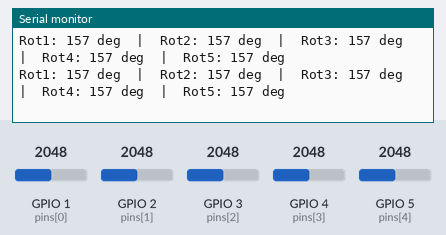
Bench run of a program on a simulated ESP32-S3. Parts: the last lines printed to the serial monitor. The test bench sets the inputs (shaded band); at power-on: GPIO 1 (pins[0]) = 2048, GPIO 2 (pins[1]) = 2048, GPIO 3 (pins[2]) = 2048, GPIO 4 (pins[3]) = 2048, GPIO 5 (pins[4]) = 2048.

Above: at 1.3 s.
1.4 s: GPIO 1 (pins[0]) set to 2866
At 1.9 s:
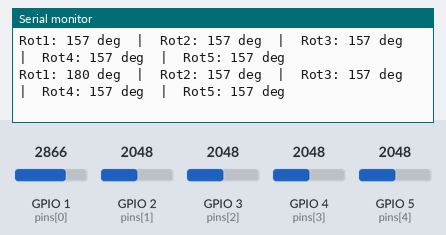
2.9 s: GPIO 2 (pins[1]) set to 2866
At 3.4 s:
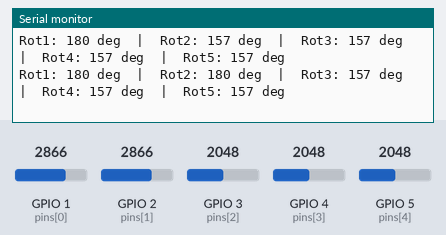
4.4 s: GPIO 3 (pins[2]) set to 2866
At 4.9 s:
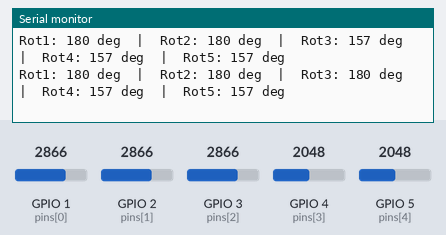
5.9 s: GPIO 4 (pins[3]) set to 2866
At 6.4 s:
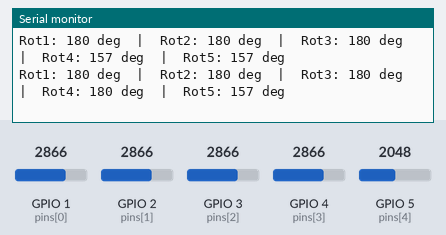
7.4 s: GPIO 5 (pins[4]) set to 2866
At 7.9 s:
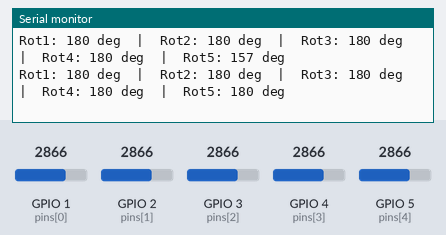
8.9 s: GPIO 1 (pins[0]) set to 1228
At 9.4 s:
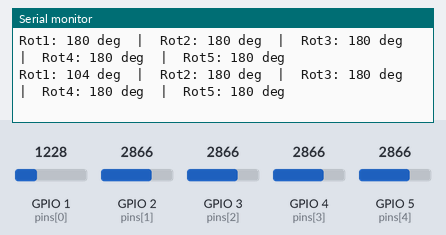
Timing chart, 0 to 11.4 s (numbered marks = the images above; inputs shaded):
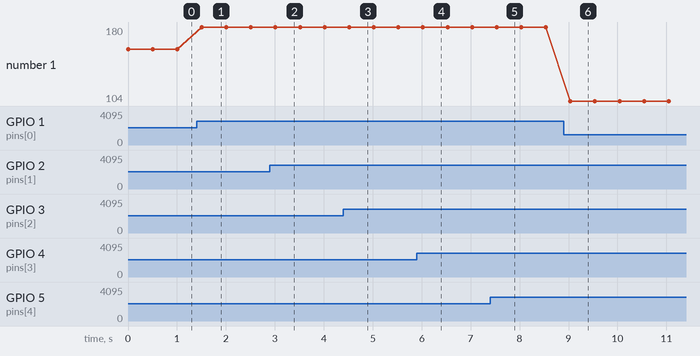

Measured:
- after the input at 1.4 s, the serial monitor: prints a new line after 0.11 s (image 1)
- after the input at 2.9 s, the serial monitor: prints a new line after 0.11 s (image 2)
- after the input at 4.4 s, the serial monitor: prints a new line after 0.12 s (image 3)
- after the input at 5.9 s, the serial monitor: prints a new line after 0.13 s (image 4)
- after the input at 7.4 s, the serial monitor: prints a new line after 0.13 s (image 5)
- after the input at 8.9 s, the serial monitor: prints a new line after 0.14 s (image 6)
- plotted number 1: 157 → 180 after the input at 1.4 s, 180 → 104 after the input at 8.9 s

The program:

main.cpp
```cpp
#include <Arduino.h>

struct Res {
    int Rot1;
    int Rot2;
    int Rot3;
    int Rot4;
    int Rot5;
};

int mapAngle(int raw) {
    int angle;
    if (raw < 1000) {
        angle = map(raw, 0, 1000, 0, 90);
    } else {
        angle = map(raw, 1000, 2405, 90, 180);
    }
    return constrain(angle, 0, 180);
}

void updateState() {
    int pins[5] = {A0, A1, A2, A3, A4};

    for (int i = 0; i < 5; i++) {
        int raw = analogRead(pins[i]);
        int angle = mapAngle(raw);
        Serial.print("Rot");
        Serial.print(i + 1);
        Serial.print(": ");
        Serial.print(angle);
        Serial.print(" deg");
        if (i < 4) Serial.print("  |  ");
    }
    Serial.println();
}

void setup() {
    Serial.begin(115200);
}

void loop() {
    updateState();
    delay(500);
}
```
